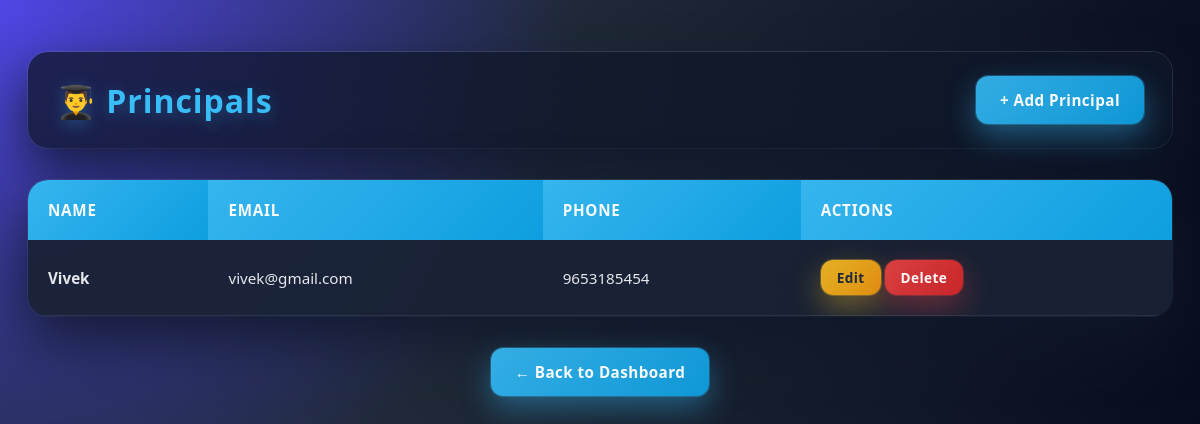
The app's page /principals/ with its own data.
### app1/models.py (models this page shows)
class Principal(models.Model):
    name = models.CharField(max_length=100)
    email = models.EmailField(unique=True)
    phone = models.CharField(max_length=15)

### app1/views.py (the view)
# urls.py: path('principals/', views.principal_list, name='principal_list'),
def principal_list(request):
    principals = Principal.objects.all()
    return render(request, 'frontend_app1/principal_list.html', {'principals': principals})

### templates/frontend_app1/principal_list.html (shortened to what this page needs)
<!DOCTYPE html>
<html lang="en">
<head>
</head>
<body>
    <div class="container">
        <div class="header">
            <h1>👨‍🎓 Principals</h1>
            <a href="{% url 'principal_create' %}" class="btn btn-primary">+ Add Principal</a>
        </div>
        <div class="table-container">
            <table>
                <thead>
                    <tr>
                        <th>Name</th>
                        <th>Email</th>
                        <th>Phone</th>
                        <th>Actions</th>
                    </tr>
                </thead>
                <tbody>
                    {% for principal in principals %}
                    <tr>
                        <td><strong>{{ principal.name }}</strong></td>
                        <td>{{ principal.email }}</td>
                        <td>{{ principal.phone }}</td>
                        <td class="actions">
                            <a href="{% url 'principal_update' principal.id %}" class="btn btn-small btn-warning">Edit</a>
                            <a href="{% url 'principal_delete' principal.id %}" class="btn btn-small btn-danger">Delete</a>
                        </td>
                    </tr>
                    {% empty %}
                    <tr>
                        <td colspan="5" style="text-align: center; padding: 40px; color: #666;">No principals found.</td>
                    </tr>
                    {% endfor %}
                </tbody>
            </table>
        </div>
        <div style="text-align: center; margin-top: 30px;">
            <a href="{% url 'dashboard' %}" class="btn btn-primary">← Back to Dashboard</a>
        </div>
    </div>
</body>
</html>

### templates/frontend_app1/principal_list.html (style rules this page uses)
* { margin: 0; padding: 0; box-sizing: border-box; }
body { font-family: 'Segoe UI', Tahoma, Geneva, Verdana, sans-serif; min-height: 100vh; background: radial-gradient(circle at top left, #4f46e5 0%, #1f2937 40%, #020617 100%); color: #0f172a; padding: 20px 0; }
.container { max-width: 1200px; width: 100%; margin: 0 auto; padding: 32px 28px; }
.header { display: flex; justify-content: space-between; align-items: center; margin-bottom: 32px; background: rgba(15, 23, 42, 0.75); border-radius: 20px; padding: 24px 28px; box-shadow: 0 20px 50px rgba(15, 23, 42, 0.85), 0 0 0 1px rgba(148, 163, 184, 0.25); backdrop-filter: blur(20px); }
.header h1 { color: #38bdf8; font-size: 2rem; font-weight: 700; letter-spacing: 0.03em; text-shadow: 0 4px 16px rgba(56, 189, 248, 0.3); }
.btn { display: inline-flex; align-items: center; gap: 8px; padding: 14px 24px; border: none; border-radius: 12px; font-size: 0.95rem; font-weight: 600; letter-spacing: 0.03em; text-decoration: none; cursor: pointer; transition: all 0.25s ease; backdrop-filter: blur(12px); }
.btn-primary { background: linear-gradient(135deg, rgba(56, 189, 248, 0.9), rgba(14, 165, 233, 0.9)); color: #f9fafb; box-shadow: 0 12px 30px rgba(56, 189, 248, 0.4), 0 0 0 1px rgba(56, 189, 248, 0.3); }
.btn-warning { background: linear-gradient(135deg, rgba(251, 191, 36, 0.9), rgba(245, 158, 11, 0.9)); color: #1f2937; box-shadow: 0 12px 30px rgba(251, 191, 36, 0.4), 0 0 0 1px rgba(251, 191, 36, 0.3); }
.btn-danger { background: linear-gradient(135deg, rgba(239, 68, 68, 0.9), rgba(220, 38, 38, 0.9)); color: #f9fafb; box-shadow: 0 12px 30px rgba(239, 68, 68, 0.4), 0 0 0 1px rgba(239, 68, 68, 0.3); }
.btn-small { padding: 8px 16px; font-size: 0.85rem; }
.table-container { background: rgba(15, 23, 42, 0.85); border-radius: 20px; overflow: hidden; box-shadow: 0 24px 60px rgba(15, 23, 42, 0.9), 0 0 0 1px rgba(148, 163, 184, 0.2); backdrop-filter: blur(22px); margin-bottom: 32px; }
table { width: 100%; border-collapse: collapse; background: rgba(30, 41, 59, 0.6); }
th { background: linear-gradient(135deg, rgba(56, 189, 248, 0.95), rgba(14, 165, 233, 0.95)); color: #f9fafb; padding: 20px; text-align: left; font-weight: 600; font-size: 0.95rem; letter-spacing: 0.05em; text-transform: uppercase; }
td { padding: 20px; color: #e5e7eb; border-bottom: 1px solid rgba(148, 163, 184, 0.15); font-size: 0.95rem; }
tr { transition: all 0.2s ease; }
.actions { white-space: nowrap; }
.container > div:last-child { text-align: center; }

### records on screen
Principal: name "Vivek", email "vivek@gmail.com", phone "9653185454"
